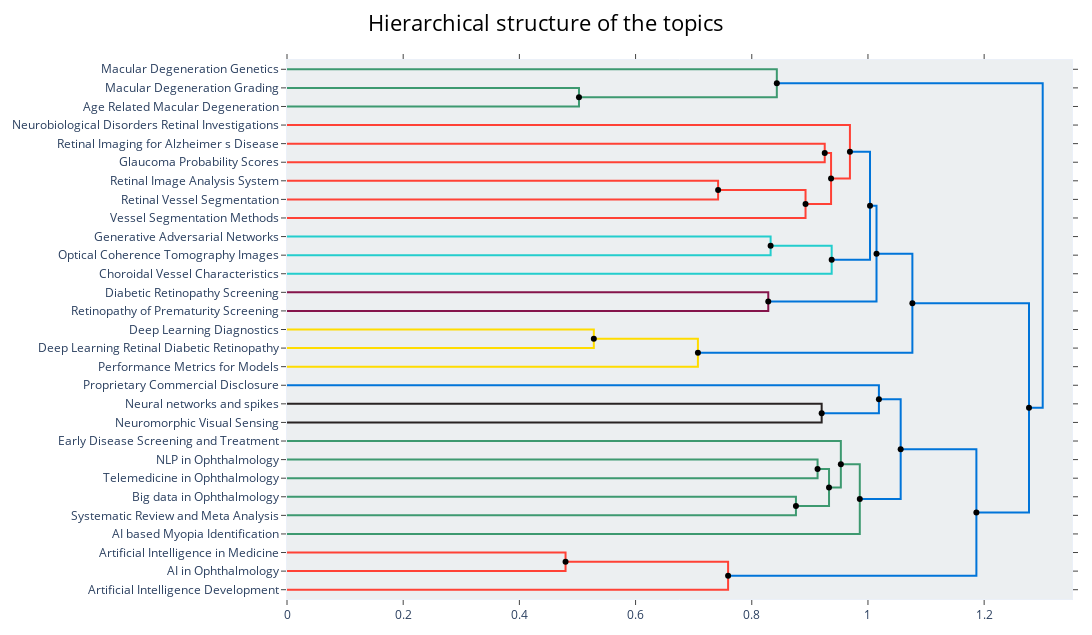

Notebook cell for this chart:
### Markdown cell above
* A ward linkage function is used to perform the hierarchical clustering based on the cosine distance matrix between topic embeddings.

### Code cell
fig = topic_model.visualize_hierarchy(
    # 'str' the orientation of the figure. Either 'left' or 'bottom'.
    orientation='left',

    # 'list[int]' a selection of topics to visualize.
    topics=None,

    # 'int' only select the top n most frequent topics to visualize.
    top_n_topics=None,

    # 'pd.DataFrame' a dataframe that contains a hierarchy of topics represented by their
    # parents and their children.
    # NOTE: The hierarchical topic names are only visualized if both 'topics' and 'top_n_topics' are not set.
    hierarchical_topics=hierarchical_topics,

    # Whether to use custom topic labels that were defined using 'topic_model.set_topic_labels'.
    custom_labels=True,

    width=1200,
    height=1000,
)

fig.update_layout(
    # Adjust left, right, top, bottom margin of the overall figure.
    margin=dict(l=20, r=20, t=60, b=20),

    title={
        'text': "Hierarchical structure of the topics",
        'y':0.975,
        'x':0.5,
        'xanchor': 'center',
        'yanchor': 'top',
        'font': dict(
            size=22,
            color="#000000"
        )
    },
)

fig.show()

### Figure 1 — Plotly figure (JSON) as saved in the notebook; plotly's stock layout.template omitted (floating-point values rounded to 4 significant figures)
{"data": [{"hoverinfo": "text", "marker": {"color": "rgb(61,153,112)"}, "mode": "lines", "text": ["Macular Degeneration Grading", "", "", "Age Related Macular Degeneration"], "type": "scatter", "x": [0, 0.5026, 0.5026, 0], "xaxis": "x", "y": [-15, -15, -25, -25], "yaxis": "y"}, {"hoverinfo": "text", "marker": {"color": "rgb(61,153,112)"}, "mode": "lines", "text": ["Macular Degeneration Genetics", "", "", "age related_degeneration_macular degeneration_age related macular degeneration_related macular degeneration"], "type": "scatter", "x": [0, 0.8431, 0.8431, 0.5026], "xaxis": "x", "y": [-5, -5, -20, -20], "yaxis": "y"}, {"hoverinfo": "text", "marker": {"color": "rgb(255,65,54)"}, "mode": "lines", "text": ["Retinal Imaging for Alzheimer s Disease", "", "", "Glaucoma Probability Scores"], "type": "scatter", "x": [0, 0.9256, 0.9256, 0], "xaxis": "x", "y": [-45, -45, -55, -55], "yaxis": "y"}, {"hoverinfo": "text", "marker": {"color": "rgb(255,65,54)"}, "mode": "lines", "text": ["Retinal Image Analysis System", "", "", "Retinal Vessel Segmentation"], "type": "scatter", "x": [0, 0.7421, 0.7421, 0], "xaxis": "x", "y": [-65, -65, -75, -75], "yaxis": "y"}, {"hoverinfo": "text", "marker": {"color": "rgb(255,65,54)"}, "mode": "lines", "text": ["retinal_fundus_images_retina_image", "", "", "Vessel Segmentation Methods"], "type": "scatter", "x": [0.7421, 0.8926, 0.8926, 0], "xaxis": "x", "y": [-70, -70, -85, -85], "yaxis": "y"}, {"hoverinfo": "text", "marker": {"color": "rgb(255,65,54)"}, "mode": "lines", "text": ["glaucoma_alzheimer_alzheimer disease_disease_retinal", "", "", "retinal_fundus_images_retina_vessel"], "type": "scatter", "x": [0.9256, 0.9365, 0.9365, 0.8926], "xaxis": "x", "y": [-50, -50, -77.5, -77.5], "yaxis": "y"}, {"hoverinfo": "text", "marker": {"color": "rgb(255,65,54)"}, "mode": "lines", "text": ["Neurobiological Disorders Retinal Investigations", "", "", "retinal_glaucoma_fundus_images_disease"], "type": "scatter", "x": [0, 0.969, 0.969, 0.9365], "xaxis": "x", "y": [-35, -35, -63.75, -63.75], "yaxis": "y"}, {"hoverinfo": "text", "marker": {"color": "rgb(35,205,205)"}, "mode": "lines", "text": ["Generative Adversarial Networks", "", "", "Optical Coherence Tomography Images"], "type": "scatter", "x": [0, 0.8324, 0.8324, 0], "xaxis": "x", "y": [-95, -95, -105, -105], "yaxis": "y"}, {"hoverinfo": "text", "marker": {"color": "rgb(35,205,205)"}, "mode": "lines", "text": ["coherence_optical coherence_optical_coherence tomography_optical coherence tomography", "", "", "Choroidal Vessel Characteristics"], "type": "scatter", "x": [0.8324, 0.9376, 0.9376, 0], "xaxis": "x", "y": [-100, -100, -115, -115], "yaxis": "y"}, {"hoverinfo": "text", "marker": {"color": "rgb(0,116,217)"}, "mode": "lines", "text": ["retinal_fundus_glaucoma_images_disease", "", "", "coherence_optical coherence_optical_coherence tomography_optical coherence tomography"], "type": "scatter", "x": [0.969, 1.004, 1.004, 0.9376], "xaxis": "x", "y": [-49.38, -49.38, -107.5, -107.5], "yaxis": "y"}, {"hoverinfo": "text", "marker": {"color": "rgb(133,20,75)"}, "mode": "lines", "text": ["Diabetic Retinopathy Screening", "", "", "Retinopathy of Prematurity Screening"], "type": "scatter", "x": [0, 0.8284, 0.8284, 0], "xaxis": "x", "y": [-125, -125, -135, -135], "yaxis": "y"}, {"hoverinfo": "text", "marker": {"color": "rgb(0,116,217)"}, "mode": "lines", "text": ["tomography_coherence_optical_optical coherence_coherence tomography", "", "", "diabetic_retinopathy_diabetic retinopathy_screening_diabetes"], "type": "scatter", "x": [1.004, 1.015, 1.015, 0.8284], "xaxis": "x", "y": [-78.44, -78.44, -130, -130], "yaxis": "y"}, {"hoverinfo": "text", "marker": {"color": "rgb(255,220,0)"}, "mode": "lines", "text": ["Deep Learning Diagnostics", "", "", "Deep Learning Retinal Diabetic Retinopathy"], "type": "scatter", "x": [0, 0.5281, 0.5281, 0], "xaxis": "x", "y": [-145, -145, -155, -155], "yaxis": "y"}, {"hoverinfo": "text", "marker": {"color": "rgb(255,220,0)"}, "mode": "lines", "text": ["deep_deep learning_learning_images_neural", "", "", "Performance Metrics for Models"], "type": "scatter", "x": [0.5281, 0.7073, 0.7073, 0], "xaxis": "x", "y": [-150, -150, -165, -165], "yaxis": "y"}, {"hoverinfo": "text", "marker": {"color": "rgb(0,116,217)"}, "mode": "lines", "text": ["diabetic_retinopathy_diabetic retinopathy_tomography_coherence", "", "", "deep_learning_deep learning_network_model"], "type": "scatter", "x": [1.015, 1.076, 1.076, 0.7073], "xaxis": "x", "y": [-104.2, -104.2, -157.5, -157.5], "yaxis": "y"}, {"hoverinfo": "text", "marker": {"color": "rgb(40,35,35)"}, "mode": "lines", "text": ["Neural networks and spikes", "", "", "Neuromorphic Visual Sensing"], "type": "scatter", "x": [0, 0.9203, 0.9203, 0], "xaxis": "x", "y": [-185, -185, -195, -195], "yaxis": "y"}, {"hoverinfo": "text", "marker": {"color": "rgb(0,116,217)"}, "mode": "lines", "text": ["Proprietary Commercial Disclosure", "", "", "visual_neural_neurons_model_brain"], "type": "scatter", "x": [0, 1.019, 1.019, 0.9203], "xaxis": "x", "y": [-175, -175, -190, -190], "yaxis": "y"}, {"hoverinfo": "text", "marker": {"color": "rgb(61,153,112)"}, "mode": "lines", "text": ["NLP in Ophthalmology", "", "", "Telemedicine in Ophthalmology"], "type": "scatter", "x": [0, 0.9133, 0.9133, 0], "xaxis": "x", "y": [-215, -215, -225, -225], "yaxis": "y"}, {"hoverinfo": "text", "marker": {"color": "rgb(61,153,112)"}, "mode": "lines", "text": ["Big data in Ophthalmology", "", "", "Systematic Review and Meta Analysis"], "type": "scatter", "x": [0, 0.876, 0.876, 0], "xaxis": "x", "y": [-235, -235, -245, -245], "yaxis": "y"}, {"hoverinfo": "text", "marker": {"color": "rgb(61,153,112)"}, "mode": "lines", "text": ["chatgpt_language_questions_ophthalmology_large language", "", "", "study_ophthalmology_articles_included_data"], "type": "scatter", "x": [0.9133, 0.933, 0.933, 0.876], "xaxis": "x", "y": [-220, -220, -240, -240], "yaxis": "y"}, {"hoverinfo": "text", "marker": {"color": "rgb(61,153,112)"}, "mode": "lines", "text": ["Early Disease Screening and Treatment", "", "", "chatgpt_ophthalmology_language_study_questions"], "type": "scatter", "x": [0, 0.9533, 0.9533, 0.933], "xaxis": "x", "y": [-205, -205, -230, -230], "yaxis": "y"}, {"hoverinfo": "text", "marker": {"color": "rgb(61,153,112)"}, "mode": "lines", "text": ["chatgpt_ophthalmology_study_language_questions", "", "", "AI based Myopia Identification"], "type": "scatter", "x": [0.9533, 0.9859, 0.9859, 0], "xaxis": "x", "y": [-217.5, -217.5, -255, -255], "yaxis": "y"}, {"hoverinfo": "text", "marker": {"color": "rgb(0,116,217)"}, "mode": "lines", "text": ["visual_neural_neurons_model_brain", "", "", "chatgpt_ophthalmology_study_language_questions"], "type": "scatter", "x": [1.019, 1.056, 1.056, 0.9859], "xaxis": "x", "y": [-182.5, -182.5, -236.2, -236.2], "yaxis": "y"}, {"hoverinfo": "text", "marker": {"color": "rgb(255,65,54)"}, "mode": "lines", "text": ["Artificial Intelligence in Medicine", "", "", "AI in Ophthalmology"], "type": "scatter", "x": [0, 0.4795, 0.4795, 0], "xaxis": "x", "y": [-265, -265, -275, -275], "yaxis": "y"}, {"hoverinfo": "text", "marker": {"color": "rgb(255,65,54)"}, "mode": "lines", "text": ["artificial intelligence_intelligence_artificial_ophthalmology_clinical", "", "", "Artificial Intelligence Development"], "type": "scatter", "x": [0.4795, 0.7593, 0.7593, 0], "xaxis": "x", "y": [-270, -270, -285, -285], "yaxis": "y"}, {"hoverinfo": "text", "marker": {"color": "rgb(0,116,217)"}, "mode": "lines", "text": ["chatgpt_ophthalmology_study_language_questions", "", "", "artificial intelligence_intelligence_artificial_ophthalmology_clinical"], "type": "scatter", "x": [1.056, 1.187, 1.187, 0.7593], "xaxis": "x", "y": [-209.4, -209.4, -277.5, -277.5], "yaxis": "y"}, {"hoverinfo": "text", "marker": {"color": "rgb(0,116,217)"}, "mode": "lines", "text": ["diabetic_learning_retinopathy_deep_diabetic retinopathy", "", "", "artificial_intelligence_artificial intelligence_ophthalmology_data"], "type": "scatter", "x": [1.076, 1.277, 1.277, 1.187], "xaxis": "x", "y": [-130.9, -130.9, -243.4, -243.4], "yaxis": "y"}, {"hoverinfo": "text", "marker": {"color": "rgb(0,116,217)"}, "mode": "lines", "text": ["age_degeneration_age related_macular degeneration_age related macular", "", "", "learning_diabetic_retinopathy_artificial_deep"], "type": "scatter", "x": [0.8431, 1.301, 1.301, 1.277], "xaxis": "x", "y": [-12.5, -12.5, -187.1, -187.1], "yaxis": "y"}, {"hoverinfo": "text", "hovertext": ["retinal_fundus_images_retina_image", "glaucoma_alzheimer_alzheimer disease_disease_retinal", "coherence_optical coherence_optical_coherence tomography_optical coherence tomography", "retinal_fundus_glaucoma_images_disease", "tomography_coherence_optical_optical coherence_coherence tomography", "deep_deep learning_learning_images_neural", "diabetic_retinopathy_diabetic retinopathy_tomography_coherence", "chatgpt_language_questions_ophthalmology_large language", "chatgpt_ophthalmology_study_language_questions", "visual_neural_neurons_model_brain", "artificial intelligence_intelligence_artificial_ophthalmology_clinical", "chatgpt_ophthalmology_study_language_questions", "diabetic_learning_retinopathy_deep_diabetic retinopathy", "age_degeneration_age related_macular degeneration_age related macular"], "marker": {"color": "black"}, "mode": "markers", "showlegend": false, "type": "scatter", "x": [0.7421, 0.9256, 0.8324, 0.969, 1.004, 0.5281, 1.015, 0.9133, 0.9533, 1.019, 0.4795, 1.056, 1.076, 0.8431], "y": [-70, -50, -100, -49.38, -78.44, -150, -104.2, -220, -217.5, -182.5, -270, -209.4, -130.9, -12.5]}, {"hoverinfo": "text", "hovertext": ["age related_degeneration_macular degeneration_age related macular degeneration_related macular degeneration", "retinal_fundus_images_retina_vessel", "retinal_glaucoma_fundus_images_disease", "coherence_optical coherence_optical_coherence tomography_optical coherence tomography", "diabetic_retinopathy_diabetic retinopathy_screening_diabetes", "deep_learning_deep learning_network_model", "visual_neural_neurons_model_brain", "study_ophthalmology_articles_included_data", "chatgpt_ophthalmology_language_study_questions", "chatgpt_ophthalmology_study_language_questions", "artificial intelligence_intelligence_artificial_ophthalmology_clinical", "artificial_intelligence_artificial intelligence_ophthalmology_data", "learning_diabetic_retinopathy_artificial_deep"], "marker": {"color": "black"}, "mode": "markers", "showlegend": false, "type": "scatter", "x": [0.5026, 0.8926, 0.9365, 0.9376, 0.8284, 0.7073, 0.9203, 0.876, 0.933, 0.9859, 0.7593, 1.187, 1.277], "y": [-20, -77.5, -63.75, -107.5, -130, -157.5, -190, -240, -230, -236.2, -277.5, -243.4, -187.1]}], "layout": {"autosize": false, "height": 635, "hoverlabel": {"bgcolor": "white", "font": {"family": "Rockwell", "size": 16}}, "hovermode": "closest", "margin": {"b": 20, "l": 20, "r": 20, "t": 60}, "plot_bgcolor": "#ECEFF1", "showlegend": false, "title": {"font": {"color": "#000000", "size": 22}, "text": "Hierarchical structure of the topics", "x": 0.5, "xanchor": "center", "y": 0.975, "yanchor": "top"}, "width": 1200, "xaxis": {"mirror": "allticks", "rangemode": "tozero", "showgrid": false, "showline": true, "showticklabels": true, "ticks": "outside", "type": "linear", "zeroline": false}, "yaxis": {"mirror": "allticks", "range": [-290, 0], "rangemode": "tozero", "showgrid": false, "showline": true, "showticklabels": true, "tickmode": "array", "ticks": "outside", "ticktext": ["Macular Degeneration Genetics", "Macular Degeneration Grading", "Age Related Macular Degeneration", "Neurobiological Disorders Retinal Investigations", "Retinal Imaging for Alzheimer s Disease", "Glaucoma Probability Scores", "Retinal Image Analysis System", "Retinal Vessel Segmentation", "Vessel Segmentation Methods", "Generative Adversarial Networks", "Optical Coherence Tomography Images", "Choroidal Vessel Characteristics", "Diabetic Retinopathy Screening", "Retinopathy of Prematurity Screening", "Deep Learning Diagnostics", "Deep Learning Retinal Diabetic Retinopathy", "Performance Metrics for Models", "Proprietary Commercial Disclosure", "Neural networks and spikes", "Neuromorphic Visual Sensing", "Early Disease Screening and Treatment", "NLP in Ophthalmology", "Telemedicine in Ophthalmology", "Big data in Ophthalmology", "Systematic Review and Meta Analysis", "AI based Myopia Identification", "Artificial Intelligence in Medicine", "AI in Ophthalmology", "Artificial Intelligence Development"], "tickvals": [-5, -15, -25, -35, -45, -55, -65, -75, -85, -95, -105, -115, -125, -135, -145, -155, -165, -175, -185, -195, -205, -215, -225, -235, -245, -255, -265, -275, -285], "type": "linear", "zeroline": false}}}
